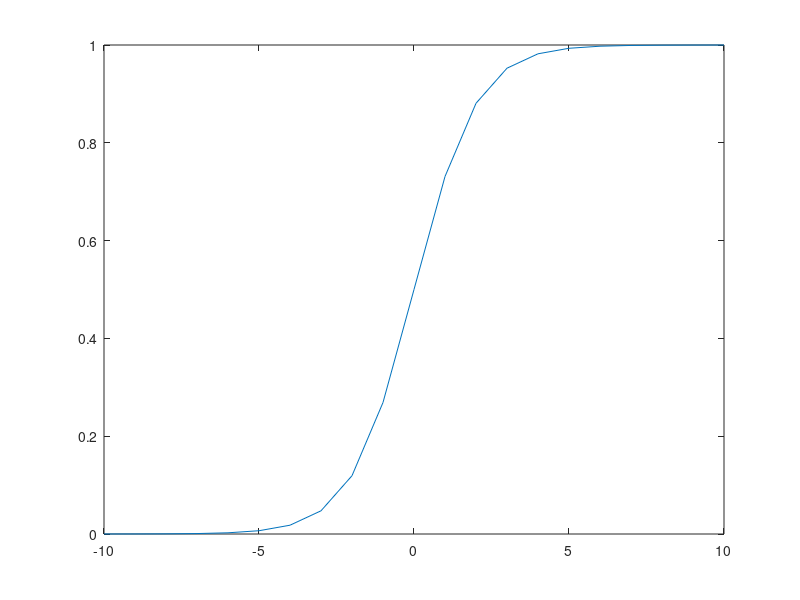

This figure's MATLAB source:
clear ; close all; clc;

x = [-10:10];
theta = [1];

h = exp(theta'*x)./(1+exp(theta'*x));

plot(x, h);

K = 2;
theta2 = [1, 1];

summ = 0;
for j = 1:K
  summ = summ + exp(theta2(1,j)' * x);
endfor

exp_m = [exp(theta2(:,1)'*x); exp(theta2(:,2)'*x)];
h2 = (1./summ).*exp_m;